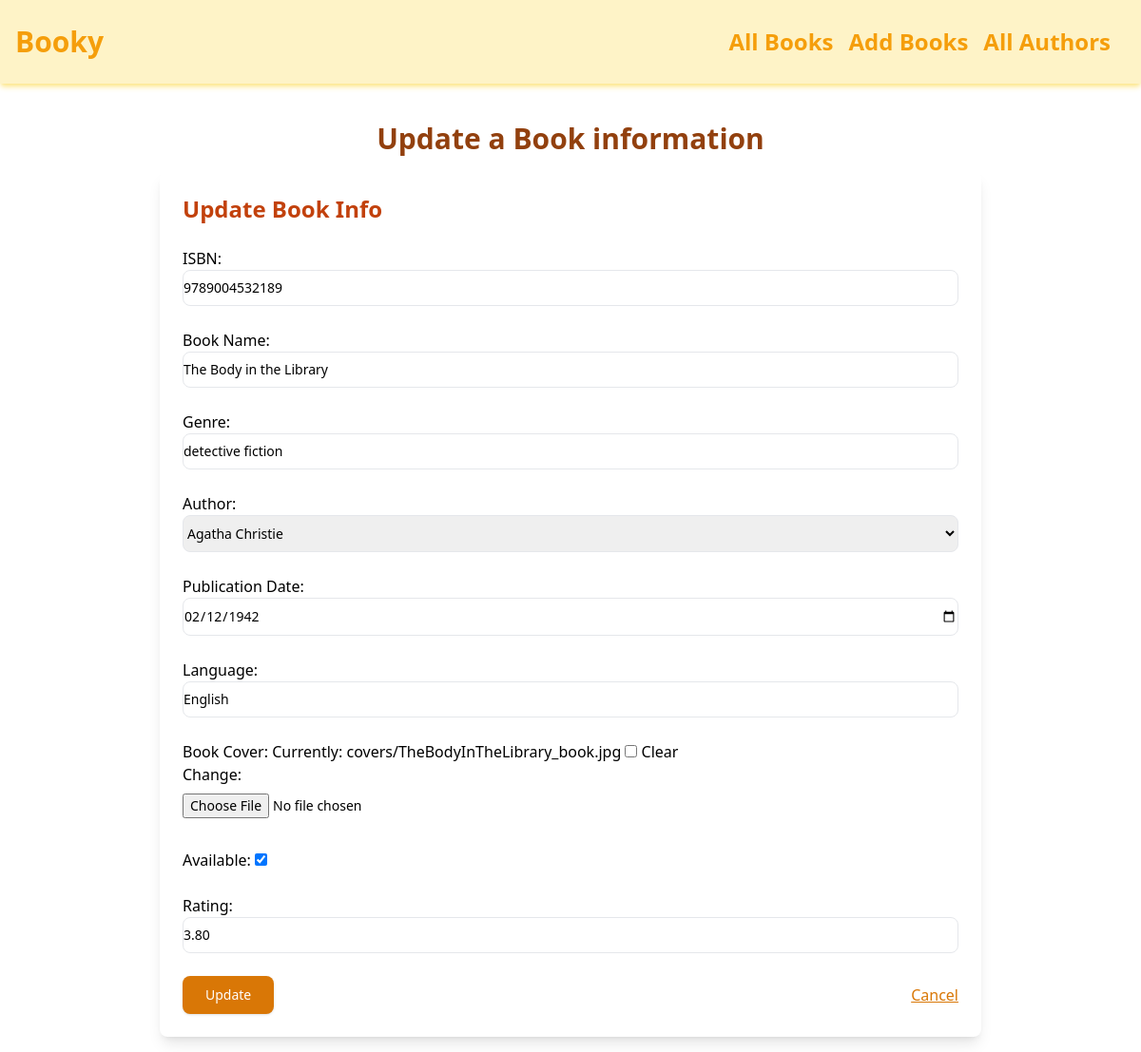
The page /edit/3/ on the database its author committed.
### books/models.py (models this page shows, shortened)
class Books(models.Model):
    isbn = models.CharField(max_length=13, unique=True)
    book_name = models.CharField(max_length=250)
    genre = models.CharField(max_length=250)
    author = models.ForeignKey(Author, on_delete=models.CASCADE)
    publication_date = models.DateField()
    language = models.CharField(max_length=100)
    cover_image = models.ImageField(upload_to='covers/', null=True, blank=True)
    available = models.BooleanField(default=True)
    rating = models.DecimalField(max_digits=3, decimal_places=2, null=True, blank=True)

### books/views.py (the view)
# urls.py: path('edit/<int:id>/', views.edit, name='edit'),
def edit(request, id):
    book = Books.objects.get(pk=id)
    if request.method == 'POST':
        form = BooksForm(request.POST, instance=book)
        if form.is_valid():
            form.save()
            return render(request, 'books/edit.html', {
                'form': form,
                'success': True
            })
    else:
        form = BooksForm(instance=book)
    return render(request, 'books/edit.html', {
        'form': form
    })

### books/models.py (called while the page is built)
    def __str__(self):
        return self.full_name

### books/templates/books/edit.html (shortened to what this page needs)
{% extends "base.html" %}
{% load static %}
    {% block content %}
    <div class="max-w-4xl mx-auto mt-10">
        <h3 class="text-center text-3xl font-semibold text-amber-800">Update a Book information</h3>
        {% if success %}
        <div class="mt-4 p-4 bg-green-100 border border-green-400 text-green-700 rounded-lg" role="alert">
            <p class="text-center font-semibold">The book has been updated successfully!</p>
            <div class="text-center mt-4">
                <a href="{% url 'books:index' %}" class="text-green-700 underline hover:text-green-900">Go to the home page</a>
            </div>
        </div>
        {% else %}
        <div class="mx-4 my-4 p-6 bg-white rounded-lg shadow-lg">
            <div class="flex items-center mb-6">
                <h4 class="text-2xl font-semibold text-orange-700">Update Book Info</h4>
            </div>
            <form action="" method="post" enctype="multipart/form-data" class="space-y-6">
                {{ form.as_p }}
                <div class="flex justify-between items-center">
                    <button type="submit" class="inline-block py-2.5 px-6 text-sm font-medium text-white bg-amber-600 rounded-lg shadow hover:bg-amber-700 focus:ring-4 focus:ring-amber-200 focus:outline-none">
                        Update
                    </button>
                    <a href="{% url 'books:index'%}" class="text-amber-600 underline hover:text-amber-800">Cancel</a>
                </div>
            </form>
        </div>
        {% endif %}
    </div>
    {% endblock %}

### rows shown on the page
Books: isbn "9789004532189", book_name "The Body in the Library", genre "detective fiction", author "Agatha Christie", publication_date "02/12/1942", language "English", available "☑", rating "3.80"
